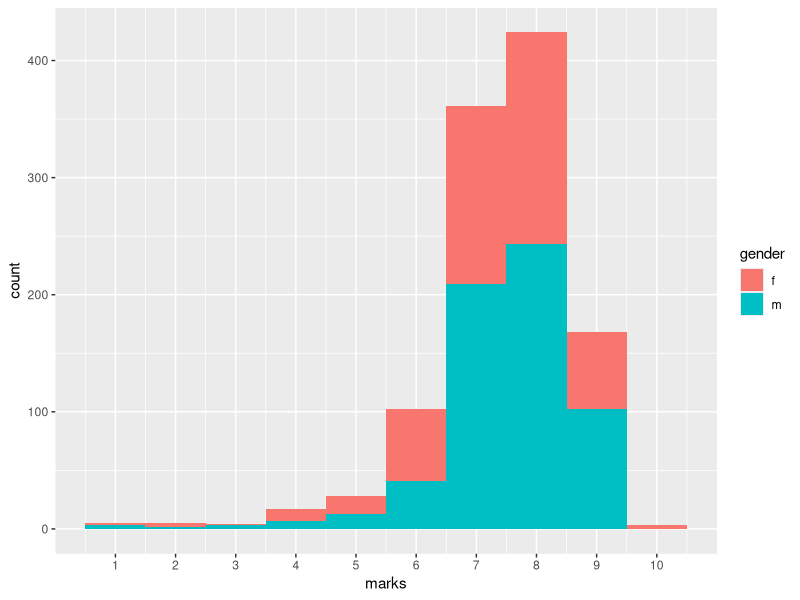
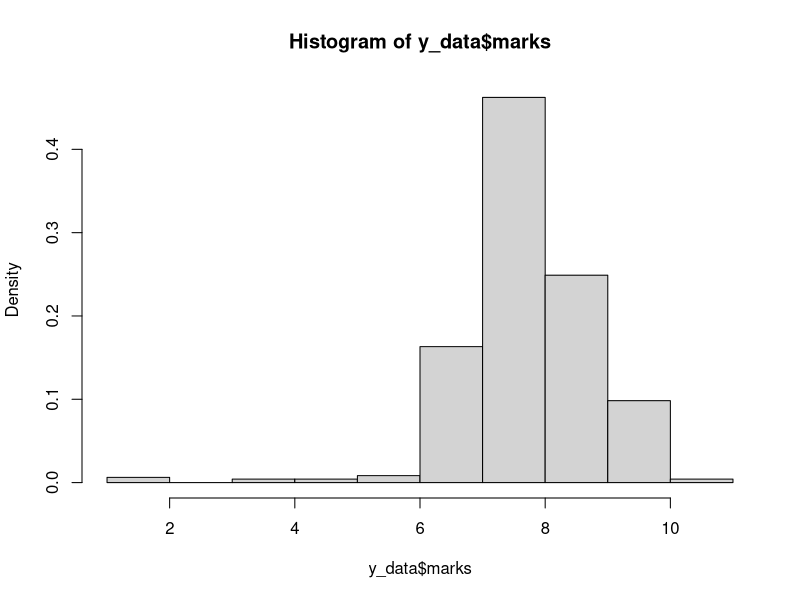
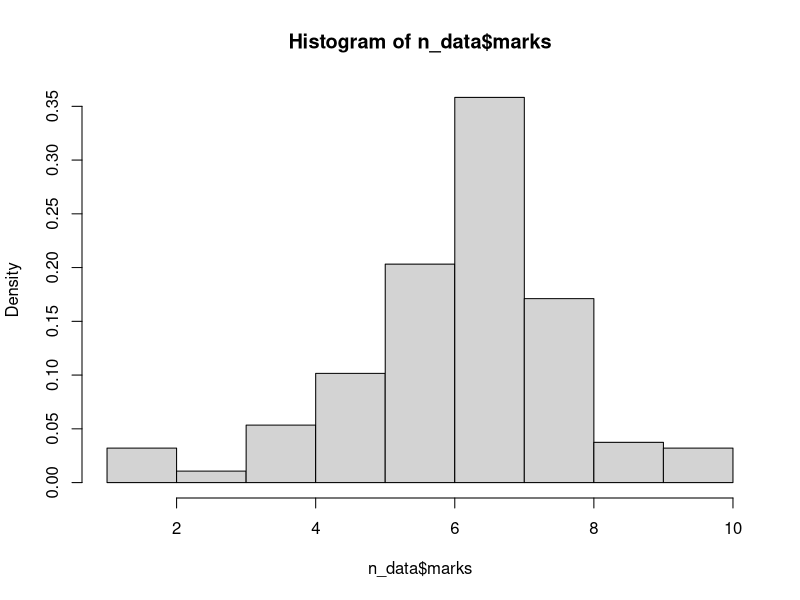
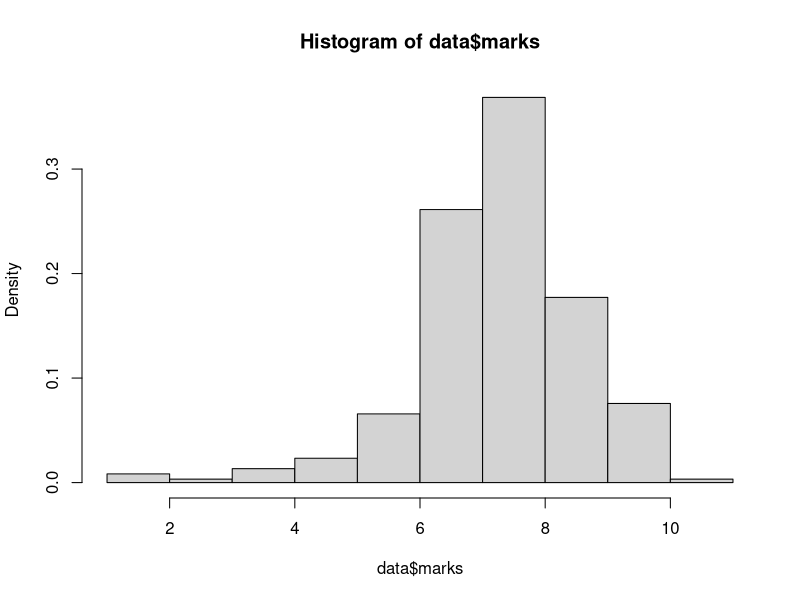
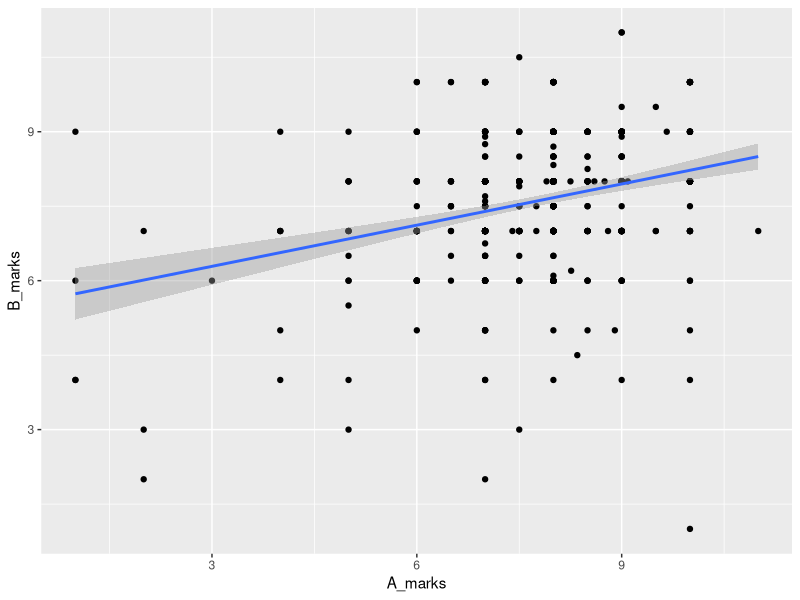

The R source for these figures, in order:
library(tidyr)
library(ggplot2)
library(dplyr)
library(ggthemes)
library(openxlsx)
library(scales)

# setup data
A <- read.xlsx('processed_data hand-corrected.xlsx', sheet='processed_data') %>%
  select(A_gender, A_meet_again_bool, A_marks_out_of_10_float, date) %>%
  transmute(gender = A_gender, meet_again = A_meet_again_bool, marks = A_marks_out_of_10_float, date=date)
B <- read.xlsx('processed_data hand-corrected.xlsx', sheet='processed_data') %>%
  select(B_gender, B_meet_again_bool, B_marks_out_of_10_float, date) %>%
  transmute(gender = B_gender, meet_again = B_meet_again_bool, marks = B_marks_out_of_10_float, date=date)
data <- rbind(A, B)

data %>%
  filter(marks < 10) %>%
  ggplot(aes(marks)) +
  geom_histogram(aes(fill=gender), bins=10) +
  scale_x_continuous(breaks=seq(1, 10, 1))

y_data <- data %>%
  filter(meet_again=='y')
hist(y_data$marks, prob=TRUE)
n_data <- data %>%
  filter(meet_again=='n')
hist(n_data$marks, prob=TRUE)

hist(data$marks, prob=TRUE)

pairs <- A %>%
    select(marks, meet_again, date) %>%
    rename(A_marks = marks, A_meet_again = meet_again) %>%
    left_join(B %>%
                select(marks, meet_again, date) %>%
                rename(B_marks = marks, B_meet_again = meet_again),
              by='date') %>%
    select(-date)

pairs %>%
  ggplot(aes(A_marks, B_marks)) +
    geom_point() +
    geom_smooth(method='lm')
cor.test(pairs$A_marks, pairs$B_marks, method='spearman')